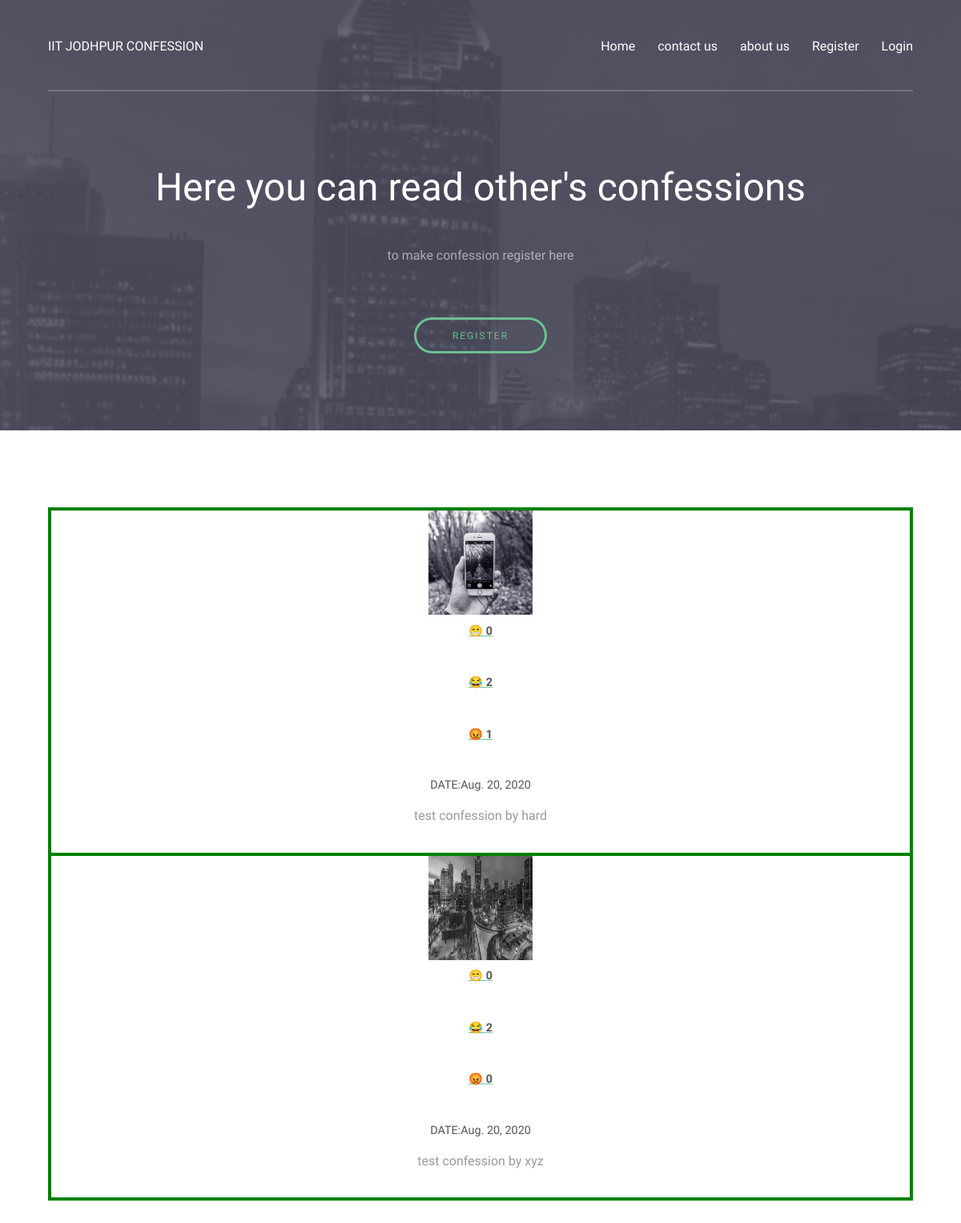
The app's page /postpage/, older data.
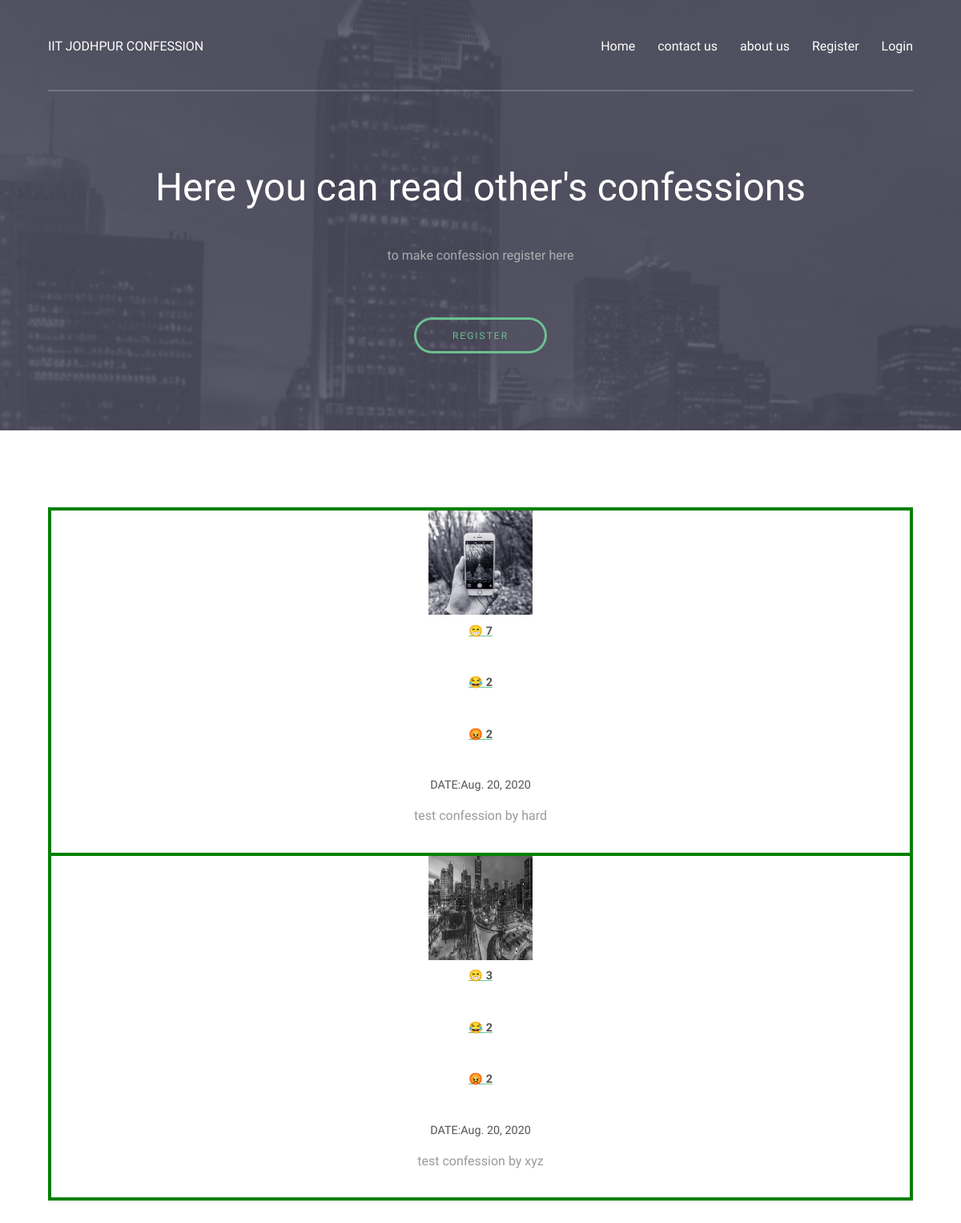
The same page, newer data.
### confessionapp/models.py (models this page shows)
class conf(models.Model):
    email = models.EmailField(default="example@gmail.com")
    image = models.ImageField(upload_to='images/',null=True)
    desc = models.TextField(null=True)
    noofwows = models.IntegerField(null=True)
    noofangrey = models.IntegerField(null=True)
    noofhaha = models.IntegerField(null=True)
    currentdate= models.DateField(default=timezone.now)

### confessionapp/views.py (the view)
# urls.py: path('postpage/', views.postpage, name='postpage'),
def postpage(request):
    confession=conf.objects.all()
    data= {'confession':confession}
    return render(request, 'postpage.html', data)

### templates/postpage.html (shortened to what this page needs)
{% load static %}
<!DOCTYPE HTML>
<html>
	<head>
		<link rel="stylesheet" href="{% static 'assets/css/main.css' %}" />
	</head>
	<body>
			<header id="header">
				<div class="inner">
					<a href="/" class="logo">IIT JODHPUR CONFESSION</a>
					<nav id="nav">
						<a href="/">Home</a>
						<a href="/contactus/">contact us</a>
						<a href="/aboutus/">about us</a>
						{% if user.is_authenticated %}
							Hello, {{user.username}}
							<a href="/postpage/">postpage</a>
							<a href="/creatpost/">Creat Post</a>
							<a href="/profilepage/">profile</a>
							<a href="/accounts/logout">Logout</a>
						{% else %}
							<a href="/accounts/register/">Register</a>
							<a href="/accounts/login/">Login</a>
						{% endif %}
					</nav>
				</div>
			</header>
			<section id="banner">
				<div class="inner">
					<header>
						<h1>Here you can read other's confessions</h1>
					</header>
					<div class="flex ">
						<div>
							<p>to make confession register here</p>
						</div>
					</div>
					<footer>
                        {% if user.is_authenticated %}
						<a href="/creatpost/" class="button">Make confession</a>
                        {% else %}
						<a href="/accounts/register" class="button">Register</a>
                        {% endif %}
                    </footer>
				</div>
			</section>
			<section id="three" class="wrapper align-center">
				<div class="inner" style="border:2px solid green">
                    {% for i in confession %}
                        		<article style="border:2px solid green">
        							<img src="/media/{{i.image}}" height="130" width="130" >
									<a href="/postpage/wow/{{i.pk}}">
                           			<label for="wows">&#x1F601; {{i.noofwows}}</label><br>
                            		</a>
									<a href="/postpage/haha/{{i.pk}}">
                            		<label for="haha">&#128514; {{i.noofhaha}}</label><br>
                            		</a>
									<a href="/postpage/angrey/{{i.pk}}">
                            		<label for="angrey">&#128545; {{i.noofangrey}}</label><br>
									</a>
							        <header>
								        <h5>DATE:{{i.currentdate}}</h5>
							        </header>
							        <p>{{i.desc}}</p>
						        </article>
                            {% endfor %}
				</div>
			</section>
	</body>
</html>

Row changes from the older to the newer data that the page shows:
changed conf "test confession by hard": noofwows "0" → "7"; noofangrey "1" → "2"
changed conf "test confession by xyz": noofwows "0" → "3"; noofangrey "0" → "2"
